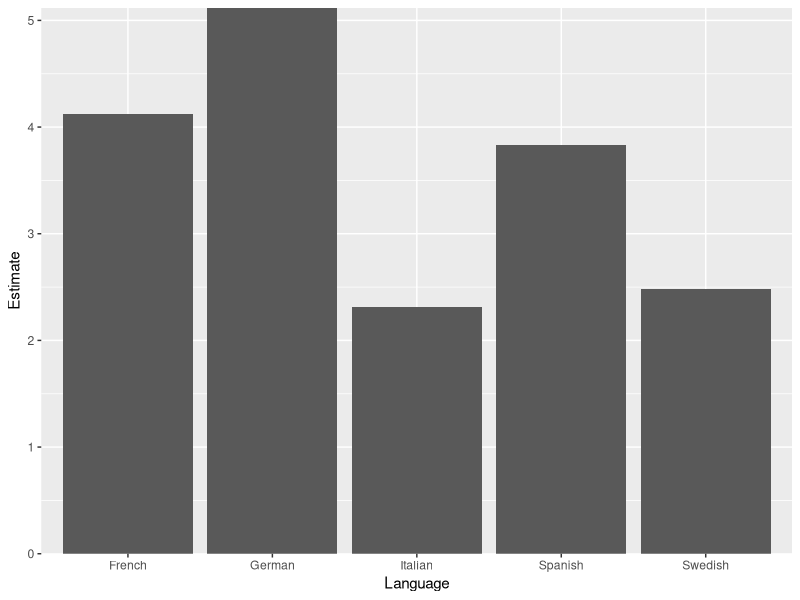

This figure's R source: (Note: this script raises an error after producing the figure.)
library(ggplot2)
library(grid)
library(gridExtra)

plot_data <- data.frame(
  Language = c("French", "German", "Italian", "Spanish", "Swedish"),
  Estimate = c(4.123, 5.12, 2.312, 3.83, 2.48)
)

p_default <- ggplot(plot_data, aes(x = Language, y = Estimate)) +
  geom_bar(stat = "identity") +
  scale_y_continuous(expand = c(0, 0))

p_default +
  coord_flip() +
  #tmt_label(aes(label = Estimate), nudge_y = .3) +
  expand_limits(y = c(0, 6)) +
  bar_theme(orientation = "hor")

grid.arrange(
  p_default,
  p_default + bar_theme(),
  p_default + coord_flip(),
  p_default + coord_flip() + bar_theme(orientation = "horizontal"),
  nrow = 2, ncol = 2
)

